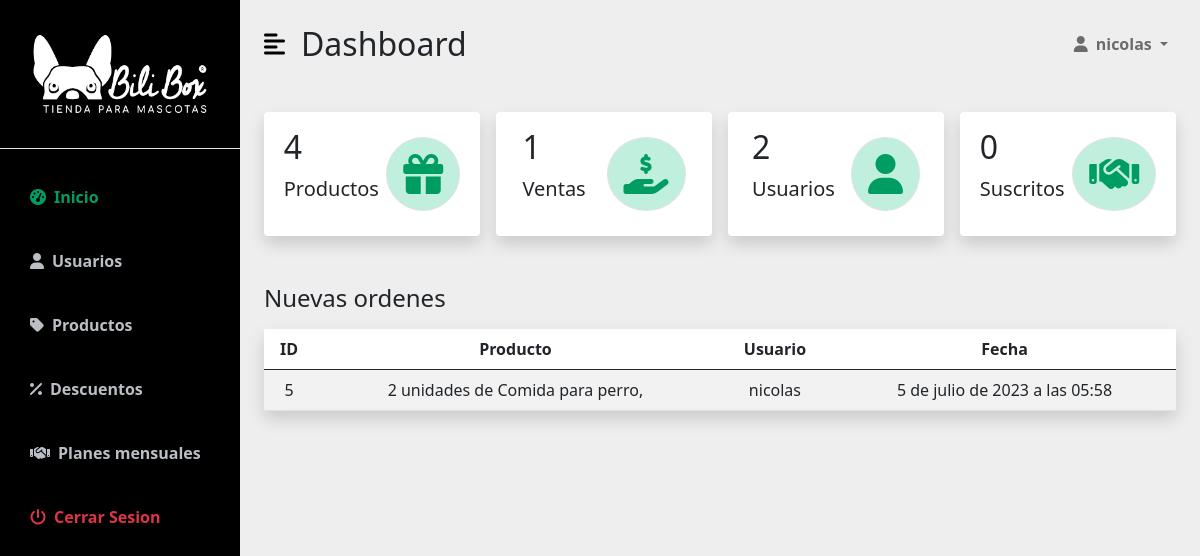
/dash_admin/ (signed in), run on the app's committed database.
### AppPedidos/models.py (models this page shows, shortened)
class Pedido(models.Model):
    user = models.ForeignKey(User, on_delete=models.CASCADE,related_name='pedidos')
    created_at = models.DateTimeField(auto_now_add=True)
    total = models.IntegerField()
    class Meta:
        db_table = 'pedidos' #Como se va a ver en la basen de datos
        verbose_name ='pedido'
        verbose_name_plural ='pedidos'

class DetallePedido(models.Model):
    user = models.ForeignKey(User, on_delete=models.CASCADE,related_name='detalle_pedido')
    producto = models.ForeignKey(Articulo, on_delete=models.CASCADE)
    pedido = models.ForeignKey(Pedido, on_delete=models.CASCADE)
    cantidad = models.IntegerField(default=1)
    created_at = models.DateTimeField(auto_now_add=True)
    def __str__(self):
        return f'{self.cantidad} unidades de {self.producto.nombre}, '
    class Meta:
        db_table = 'detalle_pedido' #Como se va a ver en la basen de datos
        verbose_name ='detalle_pedido'
        verbose_name_plural ='detalle_pedidos'

### App/models.py (models this page shows, shortened)
class Articulo(models.Model):
    imagen = models.ImageField(upload_to='articulos/')
    nombre = models.CharField(max_length=50)
    descripcion = models.CharField(max_length=200, null=True, blank=True)
    precio = models.IntegerField()
    seccion = models.CharField( max_length=30)
    stock = models.IntegerField()
    created = models.DateTimeField(auto_now_add=True)
    updated = models.DateTimeField(auto_now_add=True)
    class Meta:
        verbose_name = 'articulo'
        verbose_name_plural = 'articulos'

### AppDashboardAdmin/views.py (the view)
# urls.py: path('', views.inicio, name='inicio'),
@login_required
def inicio(request):
    if request.user.is_staff:
        usuarios = User.objects.all()
        user_cant = usuarios.count()
        productos = Articulo.objects.all()
        cantidad_Producto = productos.count()
        pedidos = Pedido.objects.all()
        cantidad_pedidos = pedidos.count()
        detalle = DetallePedido.objects.all()
        cantidad_suscritos = Suscripcion.objects.count()
        ctx = {
            'producto_cant':cantidad_Producto,
            'pedidos_cant': cantidad_pedidos,
            'usuarios_cant': user_cant,
            'pedidos':pedidos,
            'detalle':detalle,
            'suscritos_cant':cantidad_suscritos,
        }
        return render(request,'dash_admin/inicio.html',ctx)
    else:
        return redirect(to='index')

### AppCarro/context_processor.py (called while the page is built)
def importe_total_carro(request):
    total=0
    try:
      if request.user.is_authenticated:
        for key, value in request.session["carro"].items():
          total = total + (int(value["precio"]) * value["cantidad"])
      else:
        pass
    except:
      pass
    return {'importe_total_carro':total}

### AppDashboardAdmin/templates/dash_admin/inicio.html (shortened to what this page needs)
{% extends "dash_admin/base_dash_admin.html" %}
{% load static %}
{% block content %}
<nav class="navbar navbar-expand-lg navbar-light bg-transparent py-4 px-4">
    <div class="d-flex align-items-center">
        <i class="fas fa-align-left primary-text fs-4 me-3" id="menu-toggle"></i>
        <h2 class="fs-2 m-0">Dashboard</h2>
    </div>
    <div class="collapse navbar-collapse" id="navbarSupportedContent">
        <ul class="navbar-nav ms-auto mb-2 mb-lg-0">
            <li class="nav-item dropdown">
                <a class="nav-link dropdown-toggle second-text fw-bold" href="#" id="navbarDropdown" role="button"
                    data-bs-toggle="dropdown" aria-expanded="false">
                    <i class="fas fa-user me-2"></i>{{user}}
                </a>
            </li>
        </ul>
    </div>
</nav>
<div class="container-fluid px-4">
    <div class="row g-3 my-2">
        <div class="col-md-3">
            <div class="p-3 bg-white shadow d-flex justify-content-around align-items-center rounded">
                <div>
                    <h3 class="fs-2">{{producto_cant}}</h3>
                    <p class="fs-5">Productos</p>
                </div>
                <i class="fas fa-gift fs-1 primary-text border rounded-full secondary-bg p-3"></i>
            </div>
        </div>
        <div class="col-md-3">
            <div class="p-3 bg-white shadow d-flex justify-content-around align-items-center rounded">
                <div>
                    <h3 class="fs-2">{{pedidos_cant}}</h3>
                    <p class="fs-5">Ventas</p>
                </div>
                <i class="fas fa-hand-holding-usd fs-1 primary-text border rounded-full secondary-bg p-3"></i>
            </div>
        </div>
        <div class="col-md-3">
            <div class="p-3 bg-white shadow d-flex justify-content-around align-items-center rounded">
                <div>
                    <h3 class="fs-2">{{usuarios_cant}}</h3>
                    <p class="fs-5">Usuarios</p>
                </div>
                <i class="fa-solid fa-user fs-1 primary-text border rounded-full secondary-bg p-3"></i>
            </div>
        </div>
        <div class="col-md-3">
            <div class="p-3 bg-white shadow d-flex justify-content-around align-items-center rounded">
                <div>
                    <h3 class="fs-2">{{suscritos_cant}}</h3>
                    <p class="fs-5">Suscritos</p>
                </div>
                <i class="fa-solid fa-handshake fs-1 primary-text border rounded-full secondary-bg p-3"></i>
            </div>
        </div>
    </div>
    <div class="row my-5">
        <h3 class="fs-4 mb-3">Nuevas ordenes</h3>
        <div class="table-responsive-sm ">
            <table class=" table table-striped text-center shadow" style="background-color: white;">
                <thead>
                    <tr>
                        <th scope="col" width="50">ID</th>
                        <th scope="col">Producto</th>
                        <th scope="col">Usuario</th>
                        <th scope="col">Fecha</th>
                    </tr>
                </thead>
                <tbody>
                    {% if pedidos %}
                        {% for pedido in pedidos  %}
                        <tr>
                            <td>{{pedido.id}}</td>
                            <td>
                                {% for i in detalle %}
                                    {% if pedido.user == i.user %}
                                        {{i}}
                                    {% endif %}
                                {% endfor %}
                            </td>
                            <td>{{pedido.user}}</td>
                            <td>{{pedido.created_at}}</td>
                        </tr>
                        {% endfor %}
                    {% else %}
                    <td colspan="4">Ninguna venta</td>
                    {% endif %}
                </tbody>
            </table>
        </div>
    </div>
</div>
{% endblock %}

### AppDashboard/static/css/dash-style.css (style rules this page uses)
:root { --main-bg-color: #009d63; --main-text-color: #009d63; --second-text-color: #bbbec5; --second-bg-color: #c1efde; }
.primary-text { color: var(--main-text-color); }
.second-text { color: var(--second-text-color); }
.secondary-bg { background-color: var(--second-bg-color); }
.rounded-full { border-radius: 100%; }
#menu-toggle { cursor: pointer; color: black; }

### data on the page
Pedido: id "5", user "nicolas", created_at "5 de julio de 2023 a las 05:58"
DetallePedido: cantidad+producto "2 unidades de Comida para perro,"

### other printed values
{{ user }} "nicolas"
{{ producto_cant }} "4"
{{ pedidos_cant }} "1"
{{ usuarios_cant }} "2"
{{ suscritos_cant }} "0"
